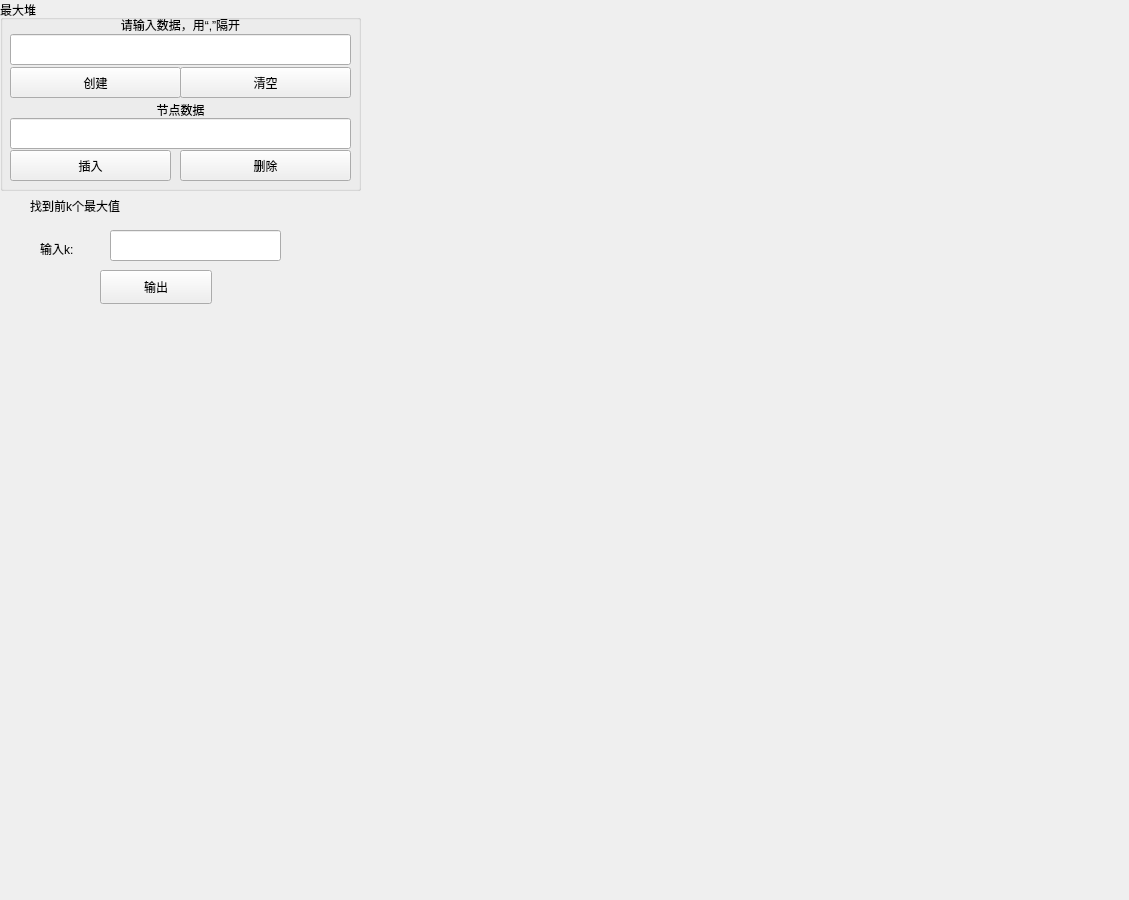
<?xml version="1.0" encoding="UTF-8"?>
<ui version="4.0">
 <class>BinaryTreeUI</class>
 <widget class="QWidget" name="BinaryTreeUI">
  <property name="geometry">
   <rect>
    <x>0</x>
    <y>0</y>
    <width>1129</width>
    <height>900</height>
   </rect>
  </property>
  <property name="windowTitle">
   <string>Form</string>
  </property>
  <widget class="QGroupBox" name="groupBox">
   <property name="geometry">
    <rect>
     <x>0</x>
     <y>0</y>
     <width>361</width>
     <height>191</height>
    </rect>
   </property>
   <property name="title">
    <string>最大堆</string>
   </property>
   <widget class="QPushButton" name="Button_InsertBiTreeNode">
    <property name="geometry">
     <rect>
      <x>10</x>
      <y>67</y>
      <width>171</width>
      <height>31</height>
     </rect>
    </property>
    <property name="text">
     <string>创建</string>
    </property>
   </widget>
   <widget class="QPushButton" name="Button_CleanBiTreeNode">
    <property name="geometry">
     <rect>
      <x>180</x>
      <y>67</y>
      <width>171</width>
      <height>31</height>
     </rect>
    </property>
    <property name="text">
     <string>清空</string>
    </property>
   </widget>
   <widget class="QPushButton" name="Button_DeleteBiTreeNode">
    <property name="geometry">
     <rect>
      <x>180</x>
      <y>150</y>
      <width>171</width>
      <height>31</height>
     </rect>
    </property>
    <property name="text">
     <string>删除</string>
    </property>
   </widget>
   <widget class="QLineEdit" name="BinaryTreeDataEdit_2">
    <property name="geometry">
     <rect>
      <x>10</x>
      <y>118</y>
      <width>341</width>
      <height>31</height>
     </rect>
    </property>
   </widget>
   <widget class="QLineEdit" name="BinaryTreeDataEdit">
    <property name="geometry">
     <rect>
      <x>10</x>
      <y>34</y>
      <width>341</width>
      <height>31</height>
     </rect>
    </property>
   </widget>
   <widget class="QLabel" name="label">
    <property name="geometry">
     <rect>
      <x>10</x>
      <y>12</y>
      <width>341</width>
      <height>25</height>
     </rect>
    </property>
    <property name="text">
     <string>请输入数据，用“,”隔开</string>
    </property>
    <property name="alignment">
     <set>Qt::AlignCenter</set>
    </property>
   </widget>
   <widget class="QLabel" name="label_2">
    <property name="geometry">
     <rect>
      <x>10</x>
      <y>100</y>
      <width>341</width>
      <height>20</height>
     </rect>
    </property>
    <property name="text">
     <string>节点数据</string>
    </property>
    <property name="alignment">
     <set>Qt::AlignCenter</set>
    </property>
   </widget>
   <widget class="QPushButton" name="pushButton_2">
    <property name="geometry">
     <rect>
      <x>10</x>
      <y>150</y>
      <width>161</width>
      <height>31</height>
     </rect>
    </property>
    <property name="text">
     <string>插入</string>
    </property>
   </widget>
  </widget>
  <widget class="QLabel" name="label_3">
   <property name="geometry">
    <rect>
     <x>30</x>
     <y>190</y>
     <width>171</width>
     <height>31</height>
    </rect>
   </property>
   <property name="text">
    <string>找到前k个最大值</string>
   </property>
  </widget>
  <widget class="QLineEdit" name="lineEdit">
   <property name="geometry">
    <rect>
     <x>110</x>
     <y>230</y>
     <width>171</width>
     <height>31</height>
    </rect>
   </property>
  </widget>
  <widget class="QPushButton" name="pushButton">
   <property name="geometry">
    <rect>
     <x>100</x>
     <y>270</y>
     <width>112</width>
     <height>34</height>
    </rect>
   </property>
   <property name="text">
    <string>输出</string>
   </property>
  </widget>
  <widget class="QLabel" name="label_4">
   <property name="geometry">
    <rect>
     <x>40</x>
     <y>240</y>
     <width>81</width>
     <height>18</height>
    </rect>
   </property>
   <property name="text">
    <string>输入k:</string>
   </property>
  </widget>
 </widget>
 <resources/>
 <connections>
  <connection>
   <sender>Button_CleanBiTreeNode</sender>
   <signal>clicked()</signal>
   <receiver>BinaryTreeUI</receiver>
   <slot>on_binarytree_delete_btn_clicked()</slot>
   <hints>
    <hint type="sourcelabel">
     <x>265</x>
     <y>112</y>
    </hint>
    <hint type="destinationlabel">
     <x>357</x>
     <y>121</y>
    </hint>
   </hints>
  </connection>
  <connection>
   <sender>Button_DeleteBiTreeNode</sender>
   <signal>clicked()</signal>
   <receiver>BinaryTreeUI</receiver>
   <slot>on_binarytree_node_delete_btn_clicked()</slot>
   <hints>
    <hint type="sourcelabel">
     <x>350</x>
     <y>180</y>
    </hint>
    <hint type="destinationlabel">
     <x>322</x>
     <y>202</y>
    </hint>
   </hints>
  </connection>
  <connection>
   <sender>Button_InsertBiTreeNode</sender>
   <signal>clicked()</signal>
   <receiver>BinaryTreeUI</receiver>
   <slot>on_binarytree_create_btn_clicked()</slot>
   <hints>
    <hint type="sourcelabel">
     <x>339</x>
     <y>60</y>
    </hint>
    <hint type="destinationlabel">
     <x>368</x>
     <y>178</y>
    </hint>
   </hints>
  </connection>
  <connection>
   <sender>pushButton</sender>
   <signal>clicked(bool)</signal>
   <receiver>BinaryTreeUI</receiver>
   <slot>on_binarytree_SimulationTree_out_btn_clicked()</slot>
   <hints>
    <hint type="sourcelabel">
     <x>184</x>
     <y>291</y>
    </hint>
    <hint type="destinationlabel">
     <x>315</x>
     <y>381</y>
    </hint>
   </hints>
  </connection>
  <connection>
   <sender>pushButton_2</sender>
   <signal>clicked()</signal>
   <receiver>BinaryTreeUI</receiver>
   <slot>on_binarytree_node_insert_btn_clicked()</slot>
   <hints>
    <hint type="sourcelabel">
     <x>116</x>
     <y>167</y>
    </hint>
    <hint type="destinationlabel">
     <x>224</x>
     <y>214</y>
    </hint>
   </hints>
  </connection>
 </connections>
 <slots>
  <slot>on_binarytree_create_btn_clicked()</slot>
  <slot>on_binarytree_delete_btn_clicked()</slot>
  <slot>on_binarytree_node_delete_btn_clicked()</slot>
  <slot>on_binarytree_SimulationTree_creat_btn_clicked()</slot>
  <slot>on_bigroottree_create_btn_clicked()</slot>
  <slot>on_bigroottree_insert_btn_clicked()</slot>
  <slot>on_bigroottree_remove_btn_clicked()</slot>
  <slot>on_Btree_create_btn_clicked()</slot>
  <slot>on_Btree_insert_btn_clicked()</slot>
  <slot>on_Btree_remove_btn_clicked()</slot>
  <slot>on_Btree_destroy_btn_clicked()</slot>
  <slot>on_binarytree_node_search_btn_clicked()</slot>
  <slot>on_Btree_search_btn_clicked()</slot>
  <slot>on_binarytree_SimulationTree_out_btn_clicked()</slot>
  <slot>on_binarytree_node_insert_btn_clicked()</slot>
  <slot>on_binarytree_node_deletetop_btn_clicked()</slot>
 </slots>
</ui>
